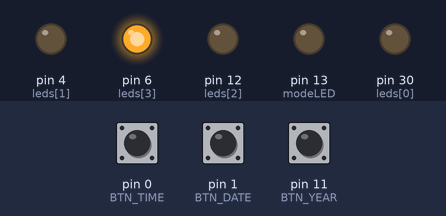
The sketch below on a simulated Arduino Mega 2560, built with avr-gcc and run on an emulated ATmega2560. On the bench: output pins drawn as LEDs (lit = HIGH). Dashed ring = blinking. Inputs (shaded band) come from the test bench; at power-on: pin 1 (BTN_DATE) HIGH, pin 0 (BTN_TIME) HIGH, pin 11 (BTN_YEAR) HIGH. The local clock reads 2024-03-15 10:24:30 at power-on unless the sketch sets it.

Above: at 1.2 s.
1.3 s: pin 1 (BTN_DATE) pulled LOW for 1 s
At 4.1 s:
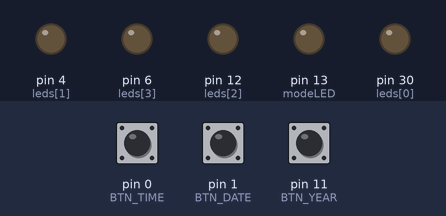
4.3 s: pin 0 (BTN_TIME) pulled LOW for 0.15 s
At 7.1 s:
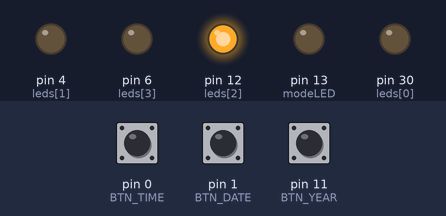
7.4 s: pin 11 (BTN_YEAR) pulled LOW for 0.15 s
At 8.3 s:
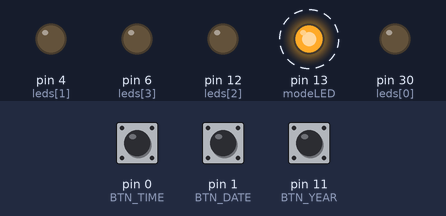
10.4 s: pin 0 (BTN_TIME) pulled LOW for 3.2 s
16.6 s: pin 1 (BTN_DATE) pulled LOW for 0.15 s
At 21.9 s:
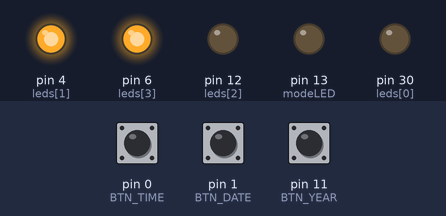
22.7 s: pin 0 (BTN_TIME) pulled LOW for 1 s
At 27.6 s:
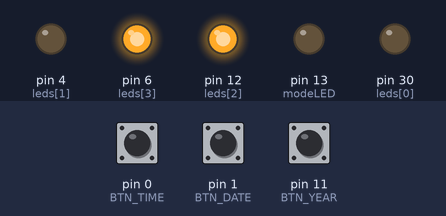
Timing chart, 0 to 27.7 s (numbered marks = the images above; inputs shaded):
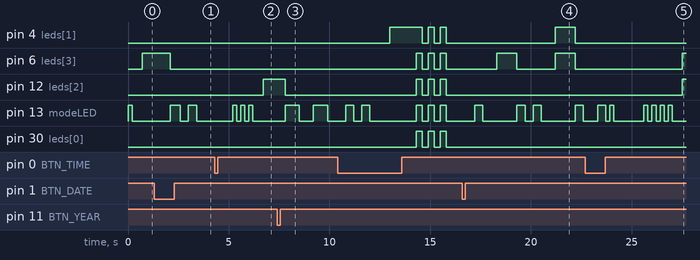

Measured:
- after the input at 1.3 s, pin 6 (leds[3]): HIGH → LOW after 0.80 s instead of 0.40 s
- after the input at 4.3 s, pin 12 (leds[2]): LOW → HIGH after 2.4 s; pin 13 (modeLED): alternates HIGH for 0.20 s and LOW for 0.20 s, 6 changes in all, then stays LOW, starting after 0.90 s
- after the input at 7.4 s, pin 4 (leds[1]): stays LOW (without the input it goes to HIGH after 2.2 s); pin 13 (modeLED): alternates HIGH for 0.70 s and LOW for 0.70 s, starting after 0.40 s
- after the input at 16.6 s, pin 4 (leds[1]): LOW → HIGH after 4.6 s, → LOW 1.0 s later; pin 12 (leds[2]): stays LOW (without the input it goes to HIGH after 5.8 s)
- after the input at 22.7 s, pin 6 (leds[3]), pin 12 (leds[2]): LOW → HIGH after 4.8 s
- by itself, pin 13 (modeLED): alternates HIGH for 0.45 s and LOW for 0.40 s

The sketch:

wristWatch.ino
```cpp
#include <Wire.h>
#include <RTClib.h>

RTC_DS3231 rtc;

int leds[4] = {30, 4, 12, 6};
int modeLED = 13;

// Buttons
const int BTN_TIME  = 0;   // Show time (mode 0)
const int BTN_DATE  = 1;   // Show date dd/mm (mode 1)
const int BTN_YEAR  = 11;  // Show year (mode 2)

// Mode blink durations (ON time, OFF time in ms)
// Mode 0 = time  -> fastest
// Mode 1 = date  -> medium
// Mode 2 = year  -> slowest
int blinkOn[3]  = {200, 400, 700};
int blinkOff[3] = {200, 400, 700};

int currentMode = 0; // Default: show time

void setup() {
  for (int i = 0; i < 4; i++) {
    pinMode(leds[i], OUTPUT);
  }
  pinMode(modeLED, OUTPUT);

  pinMode(BTN_TIME, INPUT_PULLUP);
  pinMode(BTN_DATE, INPUT_PULLUP);
  pinMode(BTN_YEAR, INPUT_PULLUP);

  Wire.begin();

  if (!rtc.begin()) {
    while (1) {
      for (int j = 0; j < 4; j++) digitalWrite(leds[j], HIGH);
      digitalWrite(modeLED, HIGH);
      delay(100);
      for (int j = 0; j < 4; j++) digitalWrite(leds[j], LOW);
      digitalWrite(modeLED, LOW);
      delay(100);
    }
  }

  if (rtc.lostPower()) {
    rtc.adjust(DateTime(F(__DATE__), F(__TIME__)));
    //rtc.adjust(DateTime(2026, 4, 7, 22, 4, 00));
  }
}

void displayBinary(int num) {
  for (int i = 0; i < 4; i++) {
    int bit = (num >> (3 - i)) & 0x01;
    digitalWrite(leds[i], bit ? HIGH : LOW);
  }
}

// Mode-aware blink: blinks count times at the rate for currentMode
// Also checks buttons during the pauses so input feels responsive
void blinkMode(int count) {
  for (int i = 0; i < count; i++) {
    digitalWrite(modeLED, HIGH);
    delayWithButtonCheck(blinkOn[currentMode]);
    digitalWrite(modeLED, LOW);
    delayWithButtonCheck(blinkOff[currentMode]);
  }
  delayWithButtonCheck(300);
}

void clearBinary() {
  for (int i = 0; i < 4; i++) {
    digitalWrite(leds[i], LOW);
  }
}

void blinkAll() {
  for (int i = 0; i < 3; i++) {
    for (int j = 0; j < 4; j++) digitalWrite(leds[j], HIGH);
    digitalWrite(modeLED, HIGH);
    delay(300);
    for (int j = 0; j < 4; j++) digitalWrite(leds[j], LOW);
    digitalWrite(modeLED, LOW);
    delay(300);
  }
}

// Non-blocking delay that checks buttons every 50ms
// If a button is pressed, updates currentMode immediately and returns
void delayWithButtonCheck(int ms) {
  int elapsed = 0;
  while (elapsed < ms) {
    checkButtons();
    delay(50);
    elapsed += 50;
  }
}

void checkButtons() {
  if (digitalRead(BTN_TIME) == LOW) {
    currentMode = 0;
    delay(50); // debounce
  }
  else if (digitalRead(BTN_DATE) == LOW) {
    currentMode = 1;
    delay(50);
  }
  else if (digitalRead(BTN_YEAR) == LOW) {
    currentMode = 2;
    delay(50);
  }
}

void showTime(DateTime now) {
  int hours   = now.hour();
  int minutes = now.minute();
  int digits[4] = {
    hours   / 10,
    hours   % 10,
    minutes / 10,
    minutes % 10
  };
  for (int i = 0; i < 4; i++) {
    clearBinary();
    blinkMode(i + 1);
    displayBinary(digits[i]);
    delayWithButtonCheck(1000);
  }
}

void showDate(DateTime now) {
  int day   = now.day();
  int month = now.month();
  int digits[4] = {
    day   / 10,
    day   % 10,
    month / 10,
    month % 10
  };
  for (int i = 0; i < 4; i++) {
    clearBinary();
    blinkMode(i + 1);
    displayBinary(digits[i]);
    delayWithButtonCheck(1000);
  }
}

void showYear(DateTime now) {
  int year = now.year(); // e.g. 2026
  int digits[4] = {
    (year / 1000) % 10,
    (year / 100)  % 10,
    (year / 10)   % 10,
     year         % 10
  };
  for (int i = 0; i < 4; i++) {
    clearBinary();
    blinkMode(i + 1);
    displayBinary(digits[i]);
    delayWithButtonCheck(1000);
  }
}

void loop() {
  checkButtons();
  DateTime now = rtc.now();

  if (currentMode == 0) {
    showTime(now);
  } else if (currentMode == 1) {
    showDate(now);
  } else if (currentMode == 2) {
    showYear(now);
  }

  blinkAll();
  delayWithButtonCheck(1000);
}
```
